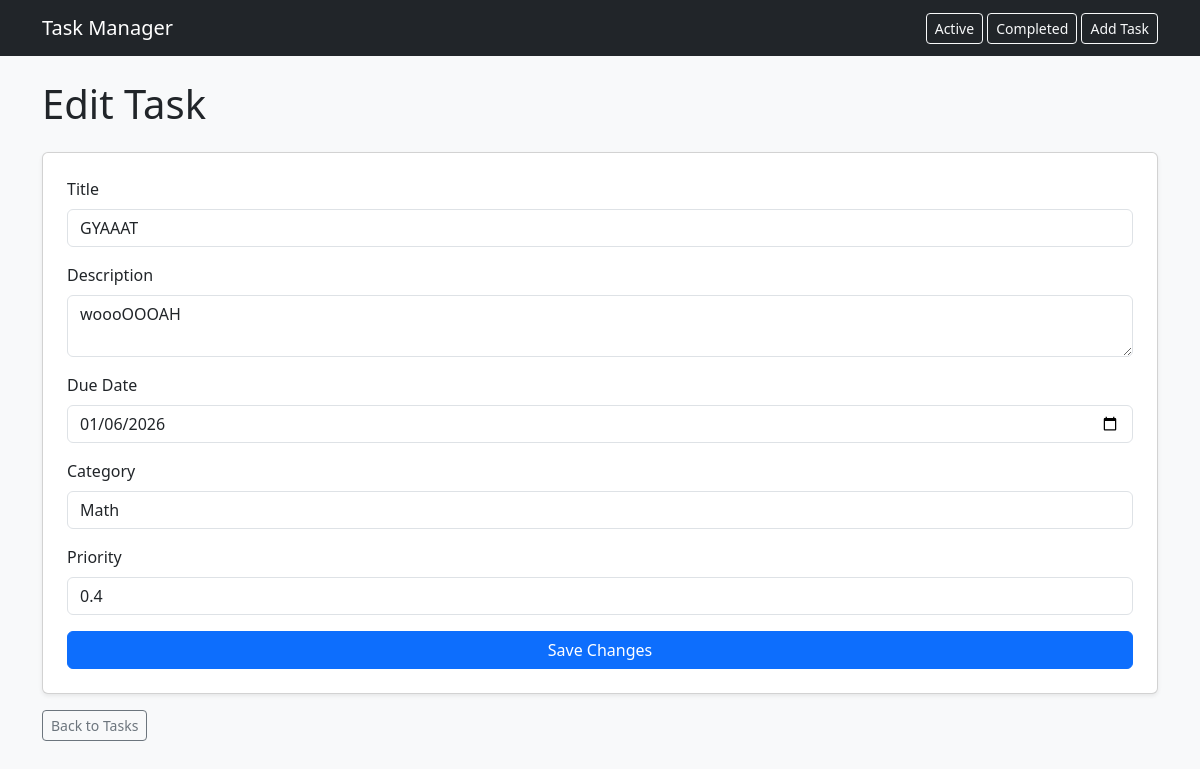
Page /edit/2 on the committed database.
### tables this page shows
CREATE TABLE tasks (
            id INTEGER PRIMARY KEY AUTOINCREMENT,
            title TEXT NOT NULL,
            description TEXT,
            due_date TEXT,
            category TEXT,
            priority REAL,
            completed INTEGER DEFAULT 0 
        );

### app.py (the view)
@app.route("/edit/<int:task_id>")
def edit_task(task_id):
    task = get_task(task_id)
    return render_template("edit_task.html", task=task, title = "Edit Task")

### models.py (called while the page is built)
def get_db_connection():
    return sqlite3.connect('database.db')

def get_task(task_id):
    connection = get_db_connection()
    c = connection.cursor()
    c.execute("SELECT * FROM tasks WHERE id = ?", (task_id,))
    task = c.fetchone()
    connection.close()
    return task

### templates/edit_task.html
{% extends "base.html" %}
{% block content %}
<h1 class="mb-4">Edit Task</h1>
<form action="/edit/{{ task[0] }}" method="POST" class="card p-4 shadow-sm">
    <div class="mb-3">
        <label class="form-label">Title</label>
        <input type="text" name="title" class="form-control" value="{{ task[1] }}">
    </div>
    <div class="mb-3">
        <label class="form-label">Description</label>
        <textarea name="description" class="form-control">{{ task[2] }}</textarea>
    </div>
    <div class="mb-3">
        <label class="form-label">Due Date</label>
        <input type="date" name="due_date" class="form-control" value="{{ task[3] }}">
    </div>
    <div class="mb-3">
        <label class="form-label">Category</label>
        <input type="text" name="category" class="form-control" value="{{ task[4] }}">
    </div>
    <div class="mb-3">
        <label class="form-label">Priority</label>
        <input type="number" step="0.1" name="priority" class="form-control" value="{{ task[5] }}">
    </div>
    <button class="btn btn-primary">Save Changes</button>
</form>
<a href="/tasks" class="btn btn-outline-secondary btn-sm mt-3">Back to Tasks</a>
{% endblock %}

### rows in the picture
tasks: title "GYAAAT", description "woooOOOAH", due_date "01/06/2026", category "Math", priority "0.4"
